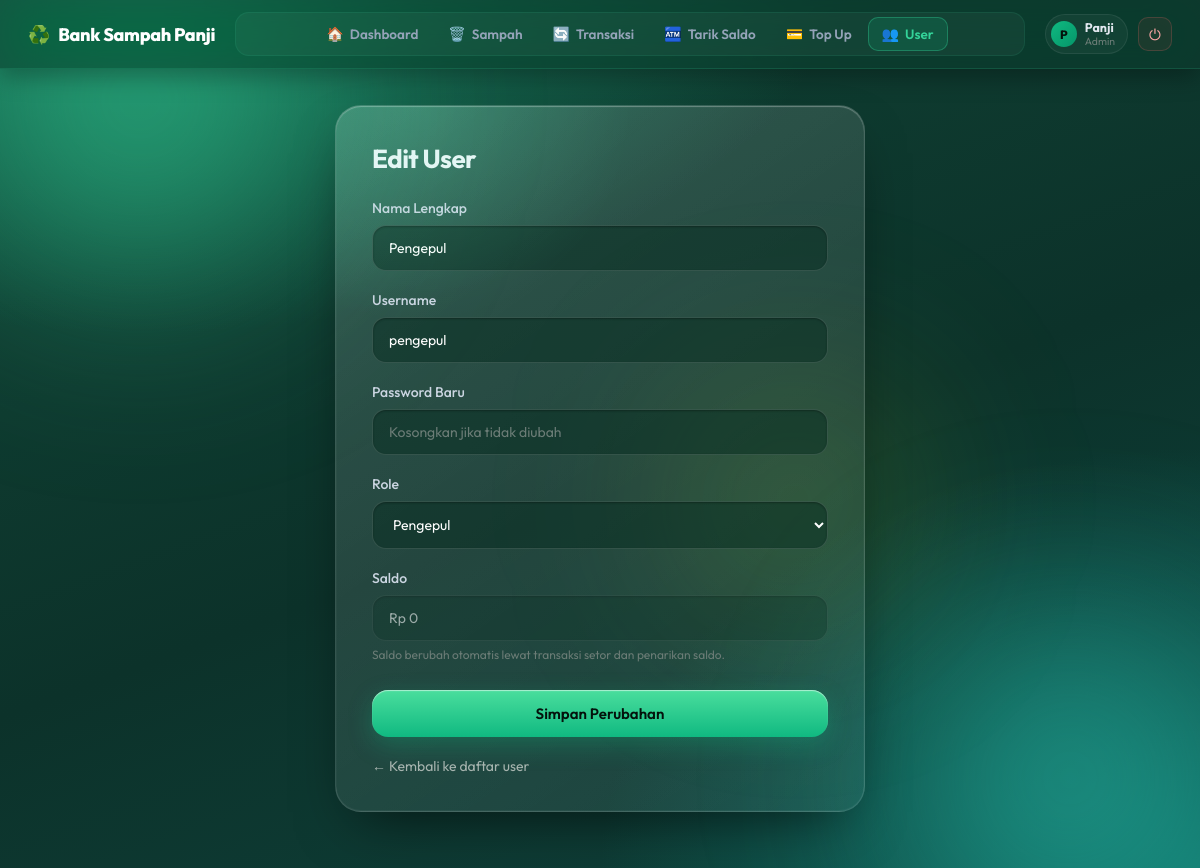
Before: /user/edit.php?id=5 (signed in) with the older database file.
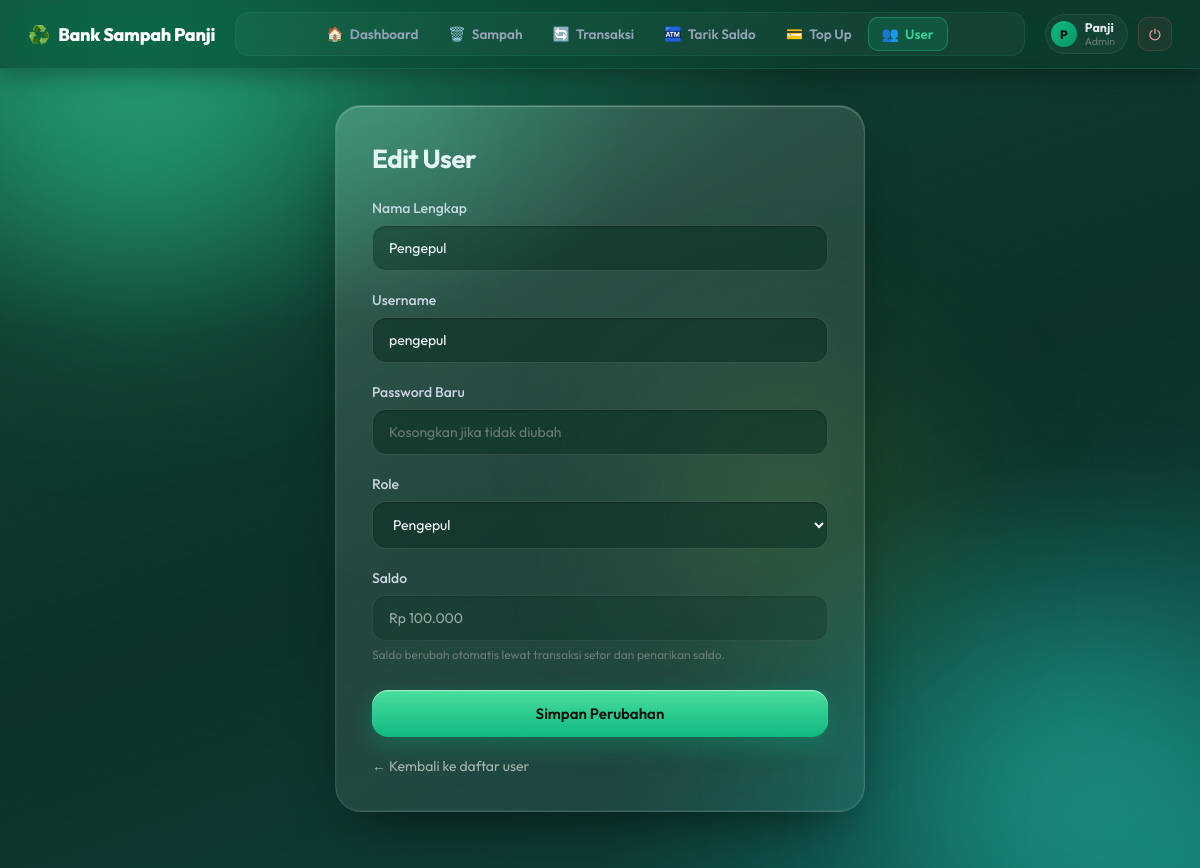
After: the same page with the newer database file.
### tables this page shows
CREATE TABLE `users` (
  `id_user` int(11) NOT NULL,
  `nama` varchar(100) NOT NULL,
  `username` varchar(50) NOT NULL,
  `password` varchar(255) NOT NULL,
  `saldo` decimal(15,2) NOT NULL DEFAULT 0.00,
  `role` enum('admin','nasabah','siswa','guru','pengepul') NOT NULL DEFAULT 'siswa'
);

### user/edit.php (the view, shortened to what this page needs)
<?php
require "index.php";
$id = (int) ($_GET["id"] ?? $_POST["id"] ?? 0);
$isSelf = ($id === (int) $_SESSION["id_user"]);
$stmt = mysqli_prepare($koneksi, "SELECT id_user, nama, username, saldo, role FROM users WHERE id_user = ?");
mysqli_stmt_bind_param($stmt, "i", $id);
mysqli_stmt_execute($stmt);
$user = mysqli_fetch_assoc(mysqli_stmt_get_result($stmt));
$nama     = $user["nama"];
$username = $user["username"];
$role     = $user["role"];
?>
<!DOCTYPE html>
<html lang="id">
<head>
</head>
<body>
    <div class="bg-glow-1"></div>
    <div class="bg-glow-2"></div>
    <div class="container narrow">
        <div class="form-card">
            <h2>Edit User</h2>
            <form method="POST" action="edit.php?id=<?= (int) $id ?>" autocomplete="off">
                <div class="form-group">
                    <label>Nama Lengkap</label>
                    <input type="text" name="nama" class="input-control" value="<?= e($nama) ?>" maxlength="100" required>
                </div>
                <div class="form-group">
                    <label>Username</label>
                    <input type="text" name="username" class="input-control" value="<?= e($username) ?>" maxlength="50" required>
                </div>
                <div class="form-group">
                    <label>Password Baru</label>
                    <input type="password" name="password" class="input-control" placeholder="Kosongkan jika tidak diubah" minlength="6">
                </div>
                <div class="form-group">
                    <label>Role</label>
                    <select name="role" class="input-control" <?= $isSelf ? "disabled" : "" ?> required>
                        <?php foreach ($ROLES as $r): ?>
                            <option value="<?= e($r) ?>" <?= $role === $r ? "selected" : "" ?>><?= e(ucfirst($r)) ?></option>
                        <?php endforeach; ?>
                    </select>
                </div>
                <div class="form-group">
                    <label>Saldo</label>
                    <input type="text" class="input-control" value="Rp <?= number_format($user["saldo"], 0, ",", ".") ?>" disabled>
                    <small>Saldo berubah otomatis lewat transaksi setor dan penarikan saldo.</small>
                </div>
                <button type="submit" class="btn-submit">Simpan Perubahan</button>
            </form>
            <a class="btn-kembali" href="index.php">&larr; Kembali ke daftar user</a>
        </div>
    </div>
</body>
</html>

Changed rows visible on the page:
changed users "Pengepul": saldo "Rp 0" → "Rp 100.000"
